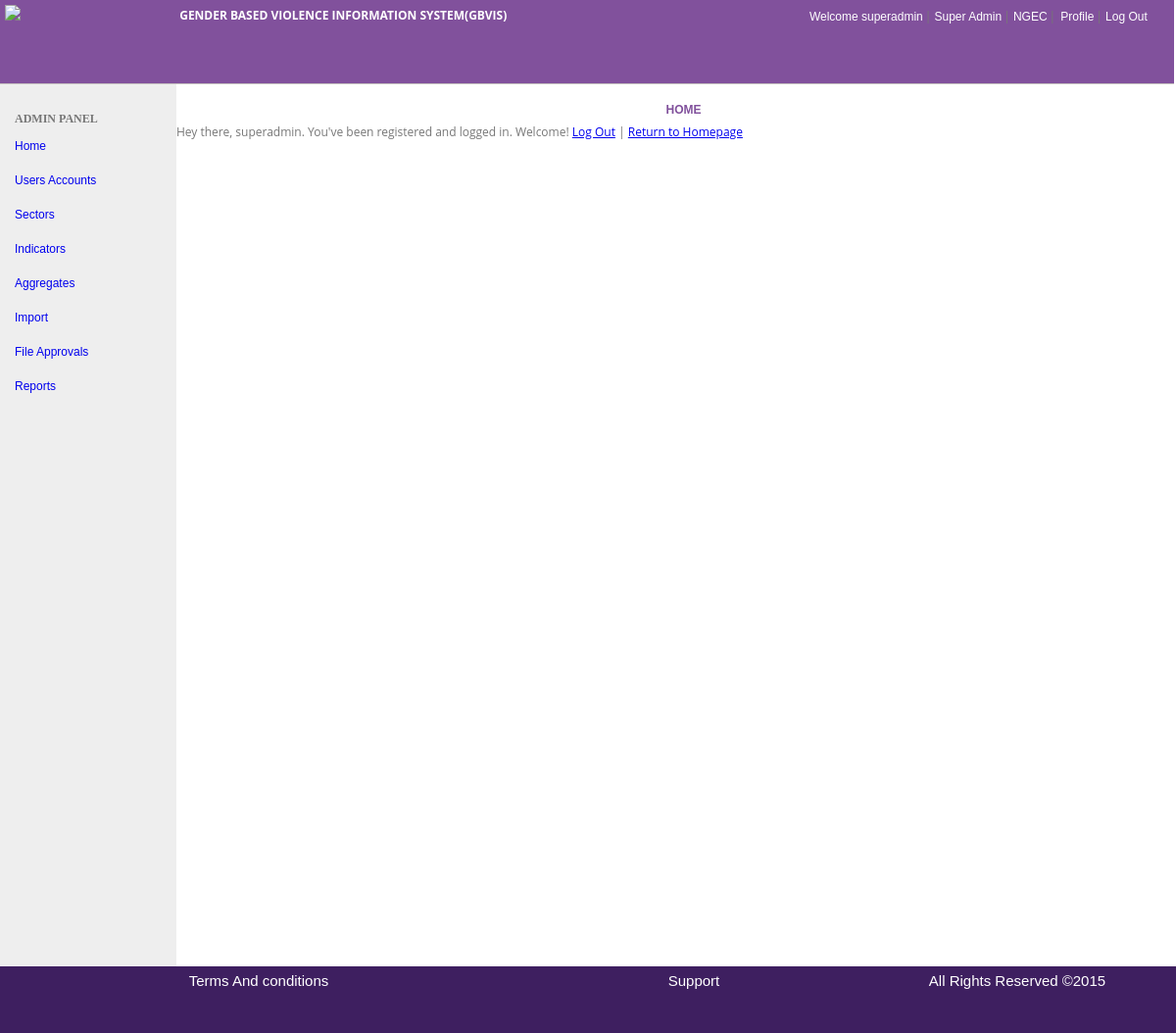
The app's page /welcome.php (signed in) with its own data.
### tables this page shows
CREATE TABLE IF NOT EXISTS `users` (
  `id` int(11) NOT NULL AUTO_INCREMENT,
  `firstname` varchar(100) NOT NULL,
  `lastname` varchar(100) NOT NULL,
  `mobile_phone` varchar(100) NOT NULL,
  `sector` varchar(100) NOT NULL,
  `username` varchar(50) NOT NULL,
  `password` varchar(50) NOT NULL,
  `email` varchar(50) NOT NULL,
  `user_group` int(11) NOT NULL,
  `join_date` datetime NOT NULL,
  PRIMARY KEY (`id`),
  UNIQUE KEY `username` (`username`)
);

CREATE TABLE IF NOT EXISTS `user_groups` (
  `id` int(11) NOT NULL AUTO_INCREMENT,
  `group_name` varchar(20) NOT NULL,
  `description` varchar(50) DEFAULT NULL,
  `created` datetime DEFAULT NULL,
  PRIMARY KEY (`id`)
);

CREATE TABLE IF NOT EXISTS `sectors` (
  `sector_id` int(10) NOT NULL AUTO_INCREMENT,
  `sector` varchar(100) NOT NULL,
  PRIMARY KEY (`sector_id`)
);

### classes/DB.class.php (called while the page is built, shortened)
<?php
class DB {
    public function processRowSet($rowSet, $singleRow = false)
    {
        $resultArray = array();
        while($row = mysql_fetch_assoc($rowSet))
        {
            array_push($resultArray, $row);
        }
        if($singleRow == true){
            return $resultArray[0];
          }
        return $resultArray;
    }
    public function processRowSetData($rowSet, $singleRow = false)
         {
         $resultArray = array();
         while($row = mysql_fetch_assoc($rowSet))
         {
            array_push($resultArray, $row);
         }
        if($singleRow == true){
            return  $resultArray;
          }
        return $resultArray;
    }
    public function select($table, $where) {
        $sql = "SELECT * FROM $table WHERE $where";
        $result = mysql_query($sql);
        if(mysql_num_rows($result) == 1)
            return $this->processRowSet($result, true);
        return $this->processRowSet($result);
    }
       public function selectData($table, $where) {
        $sql = "SELECT * FROM $table WHERE $where";
        $result = mysql_query($sql);
        if(mysql_num_rows($result) == 1)
            return $this->processRowSetData($result, true);
        return $this->processRowSetData($result);
    }
   }
?>

### classes/UserTools.class.php (called while the page is built, shortened)
<?php
require_once 'DB.class.php';
class UserTools {
	public function get($id)
	{
		$db = new DB();
		$result = $db->select('users', "id = $id");
		return new User($result);
	}
}
?>

### includes/global.inc.php (called while the page is built, shortened)
<?php
require_once 'classes/UserTools.class.php';
require_once 'classes/DB.class.php';
$userTools = new UserTools();
if(isset($_SESSION['logged_in'])) {
	$user = unserialize($_SESSION['user']);
	$_SESSION['user'] = serialize($userTools->get($user->id));
}
?>

### welcome.php (the view, shortened to what this page needs)
<?php
require_once 'includes/global.inc.php';
$user = unserialize($_SESSION['user']);
include "includes/header.php";
?>
<div id="sidebar">
	<div class="sidebar-nav">
	</div>
	  </div>
	  <div id="main-content">
	    <div id="bread-crumbs">
	    </div>
        <div id="content-body">
		<center><h3 class="page-title">Home</h3></center>
	Hey there, <?php echo $user->username; ?>. You've been registered and logged in. Welcome! <a href="logout.php">Log Out</a> | <a href="index.php">Return to Homepage</a>
	</div>
	  </div>

### includes/header.php (shortened to what this page needs)
 <?php
            $user_sector_name= $user->sector;
            $Logged_user_group =$user->user_group;
            $group_results = $db->selectData("user_groups","id = $Logged_user_group");
              foreach ($group_results as $urows)
                      {
                      $Logged_group = $urows['group_name'];
                      }
             $sector_results = $db->selectData("sectors","sector_id = $user_sector_name");
              foreach ($sector_results as $urows)
                      {
                      $user_sector = $urows['sector'];
                      }
              ?>
<!DOCTYPE html PUBLIC "-//W3C//DTD XHTML 1.0 Transitional//EN" "http://www.w3.org/TR/xhtml1/DTD/xhtml1-transitional.dtd">
<html>
<head>
<link href="css/style.css" rel="stylesheet" type="text/css">
<link href="css/style2.css" rel="stylesheet" type="text/css">
<link href="css/login_style.css" rel="stylesheet" type="text/css">
<link href="css/popupcss.css" rel="stylesheet" type="text/css">
<link href="css/popup.css" rel="stylesheet" type="text/css">
<link href="css/modal.css" rel="stylesheet" type="text/css">
<link href="css/bootstrap/bootstrap.css" rel="stylesheet" media="screen"/>
 <link rel="stylesheet" href="/js/jquery-ui-1.11.2.custom/jquery-ui.css">
</head>
<body>
<div id="gbiv-wrapper">
<div id="header">
   <div class="logo">
      <img src="images/logo.png" height="70" />
	</div>
    <div class="menuLinks">
	  <div class="top-menuLinks">
	   <div class="system-title">
	  <h3 class="title-name">Gender Based Violence Information System(GBVIS)</h3>
      </div>
	  <div class="user_status_nav">
	    <section class="login-status-sec">
		<font style="font-family:Verdana, Geneva, sans-serif; font-size:12px; color:white;padding-right:2px;"> Welcome <?php echo  $user->username;?></font>|
		<font style="font-family:Verdana, Geneva, sans-serif; font-size:12px; color:white;padding-right:2px;"> <?php echo $Logged_group; ?></font>|
		<font style="font-family:Verdana, Geneva, sans-serif; font-size:12px; color:white;padding-right:2px;"> <?php echo $user_sector; ?></font>|
           <a href="profile.php" align="left" style="font-family:Verdana, Geneva, sans-serif; font-size:12px; color:white; text-decoration:none;padding-right:2px;padding-left:2px;">Profile</a>|
            <a href="logout.php" align="left" style="font-family:Verdana, Geneva, sans-serif; font-size:12px; color:white; text-decoration:none;padding-right:2px;">Log Out</a>
	   </section>
	</div>
	</div>
	<div class="bottom-menuLinks">
	</div>
	 </div>
 </div>
 <div id="gbvis-main">

### css/style.css (style rules this page uses)
html { color: #000; background: none repeat scroll 0% 0% #FFF; }
body { color: #777; font-size: 12px; font-family: "Open Sans",Tahoma,Arial sans-serif; font-style: normal; font-weight: normal; }
body, div, dl, dt, dd, ul, ol, li, h1, h2, h3, h4, h5, h6, pre, code, form, fieldset, legend, input, textarea, p, blockquote, th, td, address { margin: 0px; padding: 0px; }
h3 { font-size: 12px; text-transform: uppercase; line-height: 22px; }
#gbiv-wrapper { font-size: 100%; line-height: 2; min-height: 975px; min-width: 1024px; width: 100%; height:100% }
#header { width:99%; margin: 0px 0px; padding: 5px; background:#81519C; border-bottom:1px solid #c6c2c1; height: 75px; display: inline-flex; }
.logo { float:left;width:15%; height:100%; min-width:168px; }
#header .menuLinks { float: left; width:85%; }
#header .menuLinks .top-menuLinks { float:left;width:98%; height:70%; display: inline-flex; }
#header .menuLinks .top-menuLinks .system-title { float:left;width:54%; height:100%; }
#header .menuLinks .top-menuLinks .user_status_nav { float:right;width:46%; height:100%; }
#header .menuLinks .bottom-menuLinks { loat:left;width:98%; height:30%; }
.title-name { text-size:18px; color:white; font-family: TStar-Bol width:25%; }
.login-status-sec { float:right; }
#gbvis-main { overflow: hidden; width:100%; height:80%; min-height:900px; display:block; }
#sidebar { display:block; width:15%; float:left; background: none repeat scroll 0% 0% #EEE; height:100%; min-height: 900px; }
.sidebar-nav { margin-left:15px; }
#main-content { display:block; background-color: #FFF; width:85%; height:100%; float:left; min-height: 900px; }
#bread-crumbs { background: none repeat scroll 0px center transparent; width:100%; height:5%; min-height:15px; }
#content-body { width:100%; height:88%; min-height:800px; overflow-y: hide; }
.page-title { font-family:Verdana, Geneva, sans-serif; font-size:12px; color:#81519C;padding-left:15px; }
.logo img { height:70px; }

### records on screen
users: username "superadmin"
user_groups: group_name "Super Admin"
sectors: sector "NGEC"
